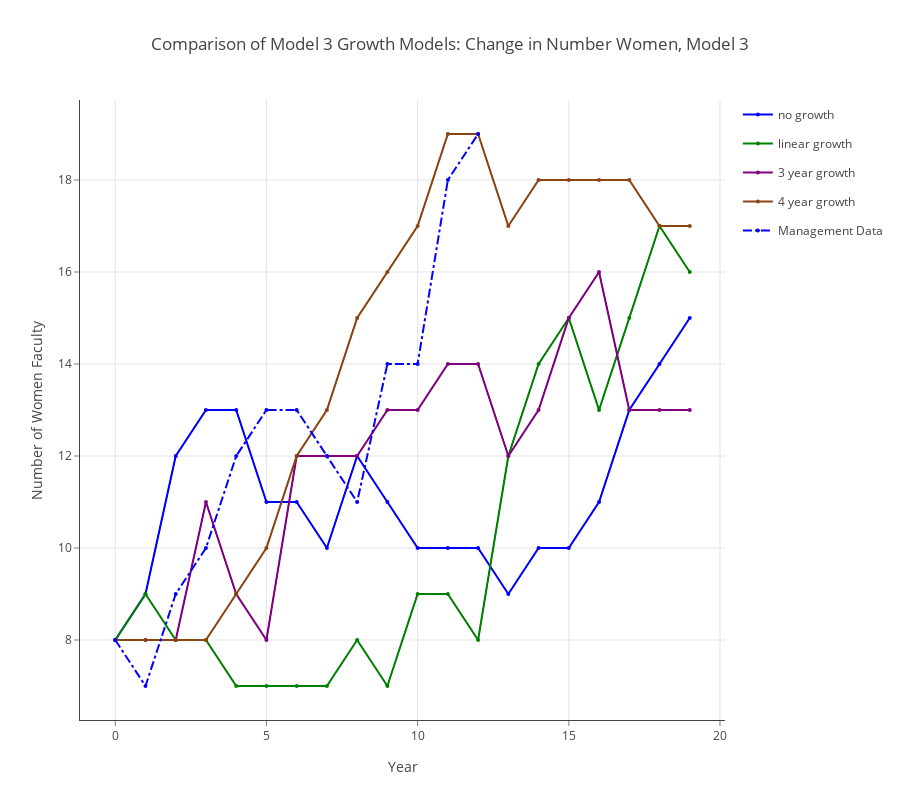

Notebook source saved alongside this figure:
### Markdown cell above
## Comparison of Model 3 Growth Models: Change in Number Women, Model 3

### Code cell
data = []
linecolors = ['rgb(0,0,255)', 'rgb(0,128,0)', 'rgb(128,0,128)', 'rgb(139,69,19)']
fillcolors = ['rgba(0,0,255,0.25)', 'rgba(0,128,0,0.25)', 'rgba(128,0,128,0.25)', 'rgba(160,82,45,0.25)']

for k,v in enumerate(results.mlist):
    data.append(go.Scatter(
        x=np.append(v.summary_matrix['yr'], v.summary_matrix['yr'].values[::-1]),
        y=np.append(v.summary_matrix['f_975'], v.summary_matrix['f_025'].values[::-1]),
        fill='tozerox',
        fillcolor=fillcolors[k],
        line=dict(color=linecolors[k],
                 width=1),
        legendgroup=legend_labels[k],
        showlegend=False,
        mode='lines',
        name=legend_labels[k],
    ))

    data.append(go.Scatter(
        x=v.summary_matrix['yr'],
        y=v.summary_matrix['f_avg'],
        line=dict(color=linecolors[k],
                 width=2),
        legendgroup=legend_labels[k],
        showlegend=True,
        marker=dict(
            size=4),
        mode='lines+markers',
        name=legend_labels[k],
    ))


data.append(go.Scatter(
    x=v.summary_matrix['yr'], 
    y=v.summary_matrix['act_f'],
    line=dict(color='blue',
             dash='dashdot'),
    name='Management Data',
    mode='lines+markers',
    marker=dict(
        size=4),

))
    
layout = go.Layout(
    title='Comparison of Model 3 Growth Models: Change in Number Women, Model 3',
    height=800,
    width=900,
    paper_bgcolor='rgb(255,255,255)',
    plot_bgcolor='rgb(255,255,255)',
    xaxis=dict(
        visible=True,
        title='Year',
        gridcolor='rgb(229,229,229)',
        showgrid=True,
        showline=True,
        showticklabels=True,
        tickcolor='rgb(127,127,127)',
        ticks='outside',
        zeroline=False
    ),
    yaxis=dict(
        title='Number of Women Faculty',
        gridcolor='rgb(229,229,229)',
        showgrid=True,
        showline=True,
        showticklabels=True,
        tickcolor='rgb(127,127,127)',
        ticks='outside',
        zeroline=False
    ),
)
fig = go.Figure(data=data, layout=layout)
plotly.offline.iplot(fig, filename= 'shaded_lines')

# export image for ingestion to pdf file.
if not os.path.exists('images'):
    os.mkdir('images')
pio.write_image(fig, 'images/change_in_number_women.png')

### Figure 1 — Plotly figure (JSON) as saved in the notebook; plotly's stock layout.template omitted (floating-point values rounded to 4 significant figures)
{"data": [{"fill": "tozerox", "fillcolor": "rgba(0,0,255,0.25)", "legendgroup": "no growth", "line": {"color": "rgb(0,0,255)", "width": 1}, "mode": "lines", "name": "no growth", "showlegend": false, "type": "scatter", "uid": "681ec39a-907d-4f90-81a3-c05a9afd4722", "x": [0, 1, 2, 3, 4, 5, 6, 7, 8, 9, 10, 11, 12, 13, 14, 15, 16, 17, 18, 19, 19, 18, 17, 16, 15, 14, 13, 12, 11, 10, 9, 8, 7, 6, 5, 4, 3, 2, 1, 0], "y": [8, 9, 12, 13, 13, 11, 11, 10, 12, 11, 10, 10, 10, 9, 10, 10, 11, 13, 14, 15, 15, 14, 13, 11, 10, 10, 9, 10, 10, 10, 11, 12, 10, 11, 11, 13, 13, 12, 9, 8]}, {"legendgroup": "no growth", "line": {"color": "rgb(0,0,255)", "width": 2}, "marker": {"size": 4}, "mode": "lines+markers", "name": "no growth", "showlegend": true, "type": "scatter", "uid": "340e6acd-392d-4738-a39d-3ccef1d2861f", "x": [0, 1, 2, 3, 4, 5, 6, 7, 8, 9, 10, 11, 12, 13, 14, 15, 16, 17, 18, 19], "y": [8, 9, 12, 13, 13, 11, 11, 10, 12, 11, 10, 10, 10, 9, 10, 10, 11, 13, 14, 15]}, {"fill": "tozerox", "fillcolor": "rgba(0,128,0,0.25)", "legendgroup": "linear growth", "line": {"color": "rgb(0,128,0)", "width": 1}, "mode": "lines", "name": "linear growth", "showlegend": false, "type": "scatter", "uid": "2f6f0331-9143-46d4-a448-57ecf8873591", "x": [0, 1, 2, 3, 4, 5, 6, 7, 8, 9, 10, 11, 12, 13, 14, 15, 16, 17, 18, 19, 19, 18, 17, 16, 15, 14, 13, 12, 11, 10, 9, 8, 7, 6, 5, 4, 3, 2, 1, 0], "y": [8, 9, 8, 8, 7, 7, 7, 7, 8, 7, 9, 9, 8, 12, 14, 15, 13, 15, 17, 16, 16, 17, 15, 13, 15, 14, 12, 8, 9, 9, 7, 8, 7, 7, 7, 7, 8, 8, 9, 8]}, {"legendgroup": "linear growth", "line": {"color": "rgb(0,128,0)", "width": 2}, "marker": {"size": 4}, "mode": "lines+markers", "name": "linear growth", "showlegend": true, "type": "scatter", "uid": "ca82e748-fcc7-4777-9c64-09f09fee090b", "x": [0, 1, 2, 3, 4, 5, 6, 7, 8, 9, 10, 11, 12, 13, 14, 15, 16, 17, 18, 19], "y": [8, 9, 8, 8, 7, 7, 7, 7, 8, 7, 9, 9, 8, 12, 14, 15, 13, 15, 17, 16]}, {"fill": "tozerox", "fillcolor": "rgba(128,0,128,0.25)", "legendgroup": "3 year growth", "line": {"color": "rgb(128,0,128)", "width": 1}, "mode": "lines", "name": "3 year growth", "showlegend": false, "type": "scatter", "uid": "9291562c-7b12-412f-af60-17649dcb3333", "x": [0, 1, 2, 3, 4, 5, 6, 7, 8, 9, 10, 11, 12, 13, 14, 15, 16, 17, 18, 19, 19, 18, 17, 16, 15, 14, 13, 12, 11, 10, 9, 8, 7, 6, 5, 4, 3, 2, 1, 0], "y": [8, 8, 8, 11, 9, 8, 12, 12, 12, 13, 13, 14, 14, 12, 13, 15, 16, 13, 13, 13, 13, 13, 13, 16, 15, 13, 12, 14, 14, 13, 13, 12, 12, 12, 8, 9, 11, 8, 8, 8]}, {"legendgroup": "3 year growth", "line": {"color": "rgb(128,0,128)", "width": 2}, "marker": {"size": 4}, "mode": "lines+markers", "name": "3 year growth", "showlegend": true, "type": "scatter", "uid": "b42ce957-014d-4082-9fc8-8befdd91751d", "x": [0, 1, 2, 3, 4, 5, 6, 7, 8, 9, 10, 11, 12, 13, 14, 15, 16, 17, 18, 19], "y": [8, 8, 8, 11, 9, 8, 12, 12, 12, 13, 13, 14, 14, 12, 13, 15, 16, 13, 13, 13]}, {"fill": "tozerox", "fillcolor": "rgba(160,82,45,0.25)", "legendgroup": "4 year growth", "line": {"color": "rgb(139,69,19)", "width": 1}, "mode": "lines", "name": "4 year growth", "showlegend": false, "type": "scatter", "uid": "4035f9f7-85a7-48ba-8737-ce58169ec6f2", "x": [0, 1, 2, 3, 4, 5, 6, 7, 8, 9, 10, 11, 12, 13, 14, 15, 16, 17, 18, 19, 19, 18, 17, 16, 15, 14, 13, 12, 11, 10, 9, 8, 7, 6, 5, 4, 3, 2, 1, 0], "y": [8, 8, 8, 8, 9, 10, 12, 13, 15, 16, 17, 19, 19, 17, 18, 18, 18, 18, 17, 17, 17, 17, 18, 18, 18, 18, 17, 19, 19, 17, 16, 15, 13, 12, 10, 9, 8, 8, 8, 8]}, {"legendgroup": "4 year growth", "line": {"color": "rgb(139,69,19)", "width": 2}, "marker": {"size": 4}, "mode": "lines+markers", "name": "4 year growth", "showlegend": true, "type": "scatter", "uid": "a1330745-f977-477f-95f1-ce9839bb6130", "x": [0, 1, 2, 3, 4, 5, 6, 7, 8, 9, 10, 11, 12, 13, 14, 15, 16, 17, 18, 19], "y": [8, 8, 8, 8, 9, 10, 12, 13, 15, 16, 17, 19, 19, 17, 18, 18, 18, 18, 17, 17]}, {"line": {"color": "blue", "dash": "dashdot"}, "marker": {"size": 4}, "mode": "lines+markers", "name": "Management Data", "type": "scatter", "uid": "4e982964-f5da-4dae-afac-5be9d96cbd90", "x": [0, 1, 2, 3, 4, 5, 6, 7, 8, 9, 10, 11, 12, 13, 14, 15, 16, 17, 18, 19], "y": [8, 7, 9, 10, 12, 13, 13, 12, 11, 14, 14, 18, 19, null, null, null, null, null, null, null]}], "layout": {"height": 800, "paper_bgcolor": "rgb(255,255,255)", "plot_bgcolor": "rgb(255,255,255)", "title": {"text": "Comparison of Model 3 Growth Models: Change in Number Women, Model 3"}, "width": 900, "xaxis": {"gridcolor": "rgb(229,229,229)", "showgrid": true, "showline": true, "showticklabels": true, "tickcolor": "rgb(127,127,127)", "ticks": "outside", "title": {"text": "Year"}, "visible": true, "zeroline": false}, "yaxis": {"gridcolor": "rgb(229,229,229)", "showgrid": true, "showline": true, "showticklabels": true, "tickcolor": "rgb(127,127,127)", "ticks": "outside", "title": {"text": "Number of Women Faculty"}, "zeroline": false}}}
